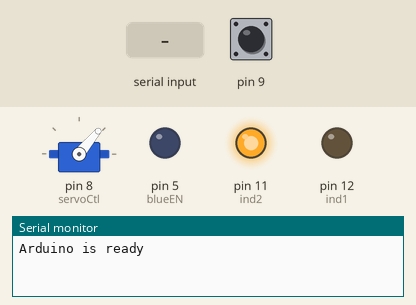
A sketch run on a simulated Arduino Uno, built with avr-gcc and run on an emulated ATmega328P. On the bench: servo, output pins drawn as LEDs (lit = HIGH), the last lines printed to the serial monitor. The test bench sets the inputs (shaded band); at power-on: pin 9 HIGH. Pins used as bus, display or sensor lines are not drawn.

Above: at 1.2 s.
1.3 s: "U\n" received over the second serial link
At 2.6 s:
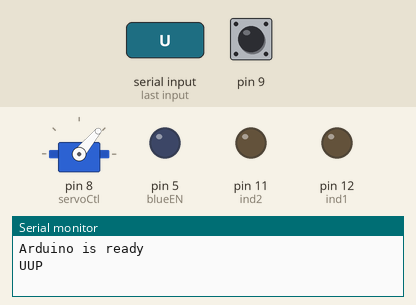
3.5 s: "D\n" received over the second serial link
At 3.9 s:
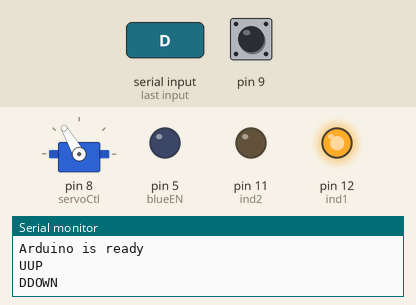
5.7 s: "T\n" received over the second serial link
At 9.9 s:
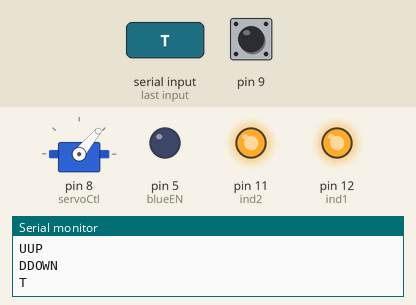
Timing chart, 0 to 11.5 s (numbered marks = the images above; inputs shaded):
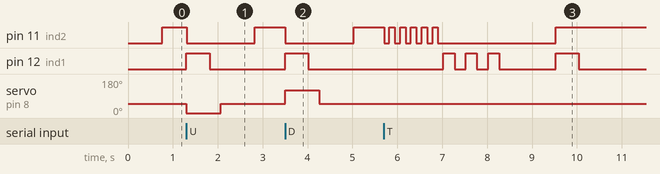

The sketch:

blue_shield.ino
```cpp
#include<SoftwareSerial.h>
#include<Servo.h>
SoftwareSerial BTserial(3, 2);
Servo actuator;

char c = ' ';
char blueIn = ' ';
boolean readingData = false;
boolean open_state = true;

//int upPin = 4;
//int downPin = 2;
int upVal, downVal;
int upArm = 0;
int downArm = 120;
int restArm = 50;
int state = 999;
int moving = 0;
int move_delay = 150;
int indicator = 0;
int indicator_delay = 100;
int touch_switch = 0;
int touch_switch_delay = 50;
int pairing = 0;
int pairing_delay = 50;

//PINS declaration INPUT
int blueRX = 3;

//PINS declaration OUTPUT
int blueTX = 2;
int blueEN = 5;
int servoCtl = 8;
int touchSensor = 10;
int ind2 = 11;
int ind1 = 12;

void setup() {
  Serial.begin(9600);
  Serial.println("Arduino is ready");
  BTserial.begin(38400);

  pinMode(blueRX, INPUT);
  pinMode(blueTX, OUTPUT);
  pinMode(blueEN, OUTPUT);
  pinMode(touchSensor, OUTPUT);
  pinMode(ind2, OUTPUT);
  pinMode(ind1, OUTPUT);

  pinMode(9, INPUT_PULLUP);

  actuator.attach(servoCtl);

  //Base States
  digitalWrite(ind1, LOW);
  digitalWrite(ind2, HIGH);
  digitalWrite(touchSensor, HIGH);
  digitalWrite(blueTX, LOW);
  digitalWrite(blueEN, LOW);
}

void loop() {
  if (readingData && indicator <= 0) {
    indicator = 0;
    readingData = false;
  }
  else if (indicator > 0) {
    indicator--;
  }
  else {
    readingData = false;
  }
  //Keep reading from HC-05 and send to arduino serial monitor
  if (BTserial.available()) {
    c = BTserial.read();
    blueIn = c;
    Serial.write(c);
    readingData = true;
    indicator = indicator_delay;
  }

  //Keep reading from arduino serial monitor and send to HC-05
  if (Serial.available()) {
    c = Serial.read();
    BTserial.write(c);
  }

  upVal = HIGH;
  downVal = HIGH;
  int tmp = digitalRead(9);
//  Serial.write("GATE: ");
//  Serial.write(tmp==LOW?"LOW":"HIGH");
//  Serial.write("\n");
  if (touch_switch <= 0) {
    if (tmp==LOW) {
      if (open_state == true) {
        BTserial.write("C\n");
        BTserial.flush();
        Serial.write("Circuit Closed\n");
        touch_switch = touch_switch_delay;
      }
      open_state = false;
    }
    else {
      if (open_state == false) {
        BTserial.write("O\n");
        BTserial.flush();
        Serial.write("Circuit Open\n");
        touch_switch = touch_switch_delay;
      }
      open_state = true;
    }
  }
  else {
    touch_switch--;
    if (touch_switch%25 == 0) {
      Serial.write("--> Cooldown: ");
      Serial.print(touch_switch);
      Serial.write("\n");
    }
  }

  if (pairing > 0) pairing--;

  if (readingData) digitalWrite(ind1, HIGH);
  else digitalWrite(ind1, LOW);

  //Hook on bluetooth control --> U (up) D (down)
  if (blueIn == 'U') upVal = LOW;
  else if (blueIn == 'D') downVal = LOW;
  else if (blueIn == 'T') {
    if (pairing <= 0) {
      digitalWrite(ind1, LOW);
      digitalWrite(ind2, LOW);
      delay(120);
      for (int i=0;i<5;i++) {
        digitalWrite(ind2, HIGH);
        delay(120);
        digitalWrite(ind2, LOW);
        delay(120);
      }
      for (int i=0;i<3;i++) {
        digitalWrite(ind1, HIGH);
        delay(250);
        digitalWrite(ind1, LOW);
        delay(250);
      }
      delay(1000);
      pairing = pairing_delay;
    }
  }

//  Serial.write("UP: ");
//  Serial.write(upVal==LOW?"LOW":"HIGH");
//  Serial.write(" | DOWN: ");
//  Serial.write(downVal==LOW?"LOW":"HIGH");
//  Serial.write("\n");
  if (moving > 0) {
    moving--;
    digitalWrite(ind2, LOW);
  }
  else {
    if (upVal == HIGH && downVal == HIGH) {
      //Resting
      if (state != 0) {
        actuator.write(restArm);
        state = 0;
        moving = move_delay;
      }
      else digitalWrite(ind2, HIGH);
    }
    else {
      if (downVal == LOW) {
        if (state != -1) {
          actuator.write(downArm);
          Serial.write("DOWN\n");
          state = -1;
          moving = move_delay;
        }
        else digitalWrite(ind2, HIGH);
      }
      else if (upVal == LOW) {
        if (state != 1) {
          actuator.write(upArm);
          Serial.write("UP\n");
          state = 1;
          moving = move_delay;
        }
        else digitalWrite(ind2, HIGH);
      }
    }
  }
  delay(5);
}
```

Measured:
- after the input at 1.3 s, pin 11 (ind2): HIGH → LOW at once, → HIGH 1.5 s later; pin 12 (ind1): LOW → HIGH at once, → LOW 0.51 s later; servo on pin 8 (servoCtl): 50° → 0° at once, → 50° 0.76 s later
- after the input at 3.5 s, pin 11 (ind2): HIGH → LOW at once, → HIGH 1.5 s later; pin 12 (ind1): LOW → HIGH at once, → LOW 0.51 s later; servo on pin 8 (servoCtl): 50° → 120° at once, → 50° 0.76 s later
- after the input at 5.7 s, pin 11 (ind2): goes 5 × (LOW 0.12 s, HIGH 0.12 s), LOW 2.6 s, then HIGH, starting at once; pin 12 (ind1): LOW → HIGH after 1.3 s, → LOW 0.25 s later, → HIGH 0.25 s later, → LOW 0.25 s later, … (8 changes in this stretch)
